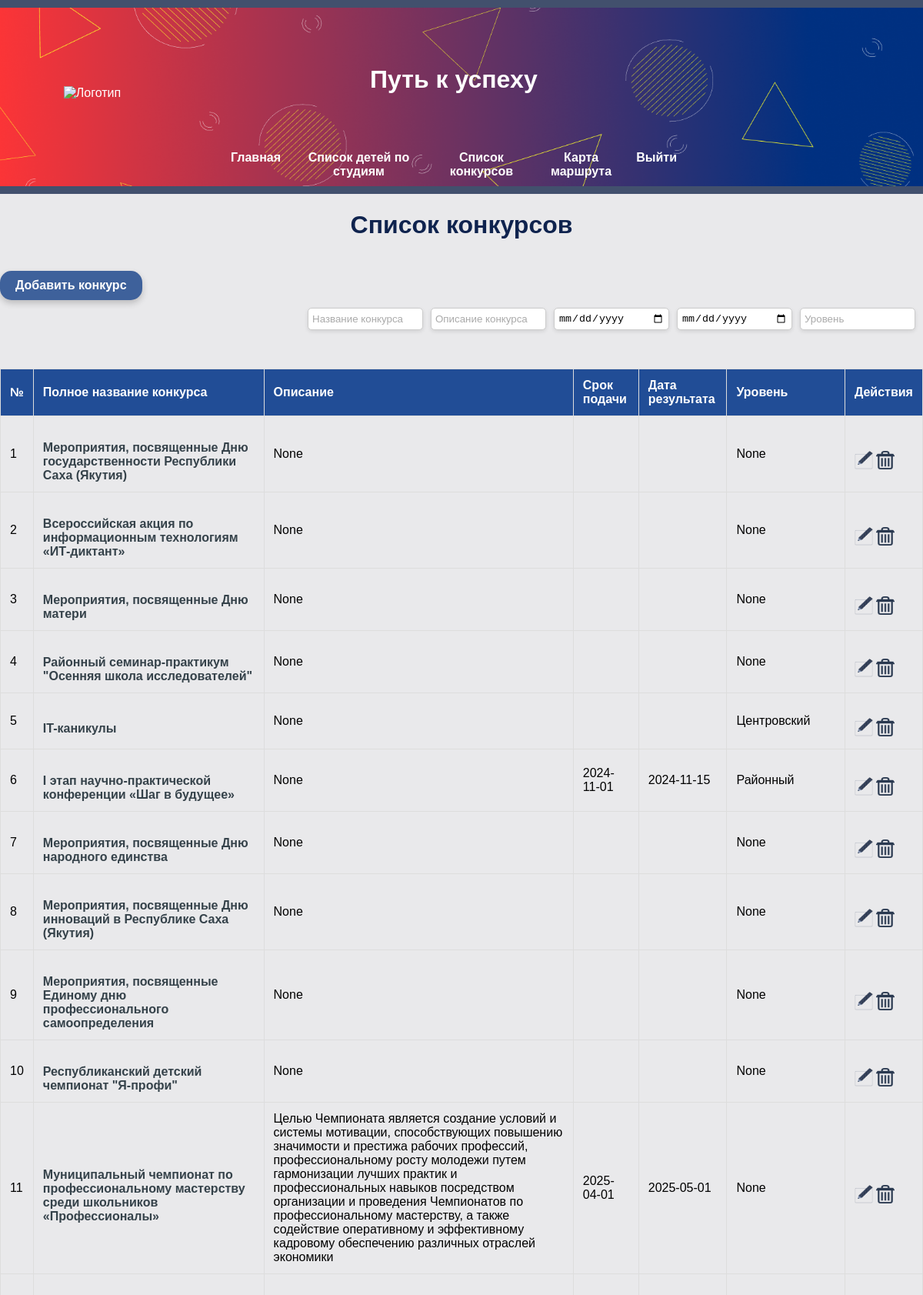
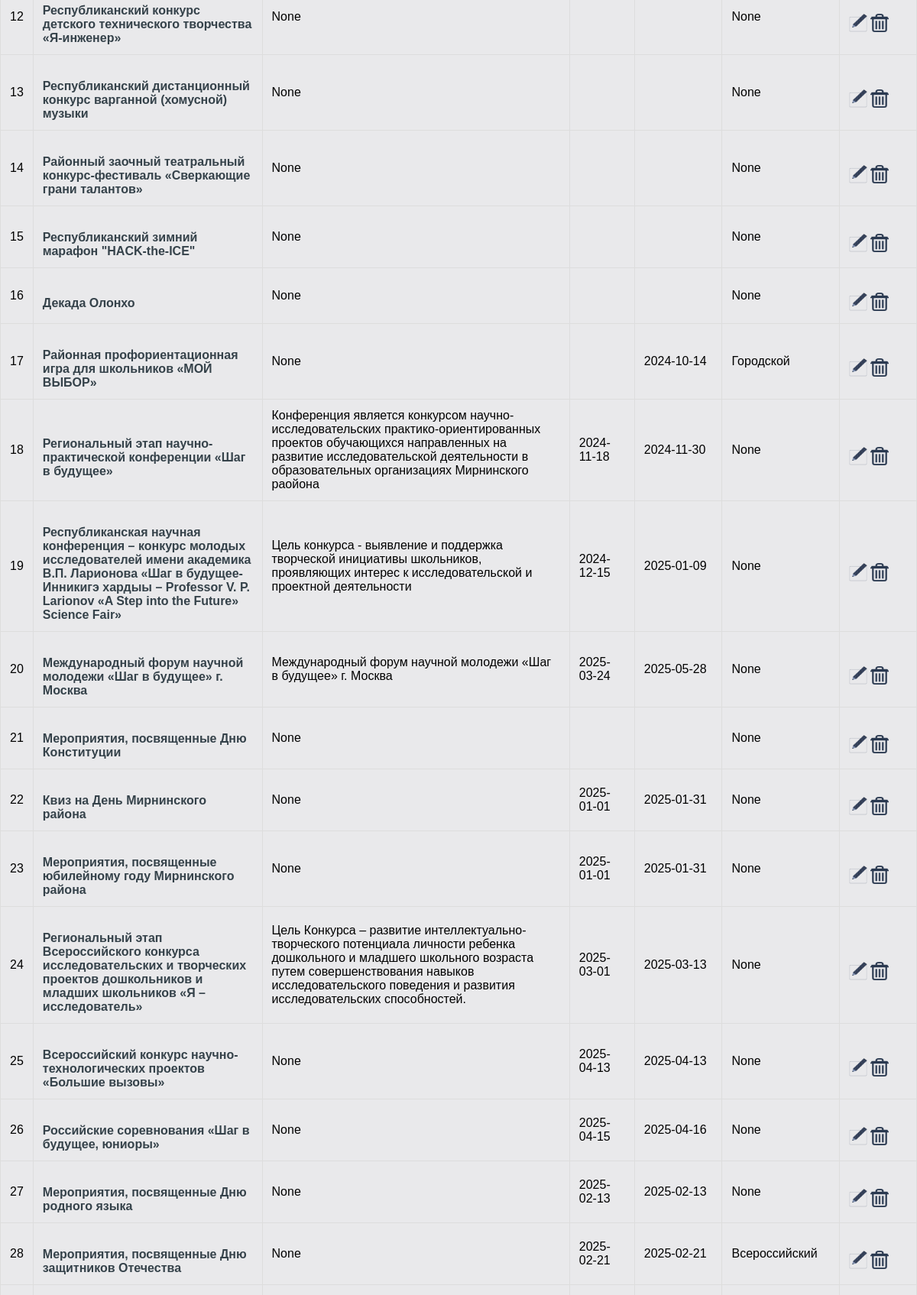
The app's page /events (upper part) with its own data (2 pictures, top to bottom).
### tables this page shows
CREATE TABLE events_table(
                    id INTEGER PRIMARY KEY AUTOINCREMENT,
                    name TEXT NOT NULL,
                    opisanie TEXT,
                    srok_podachi_date DATE,
                    result_date DATE
                    , level TEXT);

### app_29_09.py (the view)
@app.route('/events')
def events():
    db_lp = sqlite3.connect('date_source.db')
    cursor_db = db_lp.cursor()
    cursor_db.execute("SELECT * FROM events_table")
    events = cursor_db.fetchall()
    cursor_db.close()
    db_lp.close()
    return render_template('events.html', events=events)

### templates/events.html (shortened to what this page needs)
{% extends 'base.html' %}
{% block content %}
    <h1>Список конкурсов</h1>
    <a href="#" id="add-event-btn"  class="btn" data-toggle="modal" data-target="#addEventdModal">
         Добавить конкурс
    </a>
    <div class="filter-container">
        <input type="text" id="filterName" oninput="filterTable()" placeholder="Название конкурса">
        <input type="text" id="filterOpisanie" oninput="filterTable()" placeholder="Описание конкурса">
        <input type="date" id="filterDB" oninput="filterTable()" placeholder="Дата подачи заявки">
        <input type="date" id="filterDE" oninput="filterTable()" placeholder="Дата результата">
         <input type="text" id="filterLevel" oninput="filterTable()" placeholder="Уровень">
    </div>
    <table id="eventTable">
        <thead>
            <tr>
                <th>№</th>
                <th onclick="sortTable(1)">Полное название конкурса</th>
                <th onclick="sortTable(2)">Описание</th>
                <th onclick="sortTable(3)">Срок подачи</th>
                <th onclick="sortTable(4)">Дата результата</th>
                <th onclick="sortTable(5)">Уровень</th>
                <th>Действия</th>
            </tr>
        </thead>
        <tbody>
            {% for event in events %}
            <tr>
                <td>{{ loop.index }}</td>
                <td><a href="{{ url_for('spisok_in_event', event=event[0]) }}">{{ event[1] }}</a></td>
                <td>{{ event[2] }}</td>
                <td>{{ event[3] }}</td>
                <td>{{ event[4] }}</td>
                <td>{{ event[5] }}</td>
                <td>
                    <a href="{{ url_for('edit_event_inevent', id_event=event[0]) }}" class="edit-btn">
                        <img src="{{ url_for('static', filename='img/pen.png') }}" alt="Редактировать" style="width: 24px; height: 24px;">
                    </a>
                    <a href="{{ url_for('delete_event', id_event=event[0]) }}" class="delete-btn" onclick="return confirm('Вы уверены, что хотите удалить этот конкурс?');">
                        <img src="{{ url_for('static', filename='img/del.png') }}" alt="Удалить" style="width: 24px; height: 24px;">
                    </a>
                </td>
            </tr>
            {% endfor %}
        </tbody>
    </table>
    <br><br><br>
{% endblock %}

### templates/base.html (shortened to what this page needs)
   <!DOCTYPE html>
   <html lang="ru">
   <head>
       <link rel="stylesheet" href="{{ url_for('static', filename='styles.css') }}">
   </head>
   <body>
       {% include 'header.html' %}
       <div class="wrapper">
            <div class="content">
               <main>
                   {% block content %}{% endblock %}
               </main>
             </div>
       </div>
   </body>
   </html>

### templates/header.html
<header>
    <div class="header-container">
        <img src="{{ url_for('static', filename='img/Profile_banner.png') }}" alt="Баннер" class="header-banner">
        <div class="logo-container">
            <img src="{{ url_for('static', filename='img/logo.png') }}" alt="Логотип" class="logo">
        </div>
        <div class="navigator">
            <h6>Путь к успеху</h6>
            <nav>
                <a href="{{ url_for('index') }}">Главная</a>
                <a href="{{ url_for('spisok') }}">Список детей по студиям</a>
                <a href="{{ url_for('events') }}">Список конкурсов</a>
                <a href="{{ url_for('karta') }}">Карта маршрута</a>
                <a href="{{ url_for('logout') }}" class="logout-button">Выйти</a>
            </nav>
        </div>
    </div>
</header>

### static/styles.css (style rules this page uses)
html, body { margin: 0; }
.wrapper { display: grid; grid-template-rows: 1fr auto; min-height: 75vh; }
body { font-family: Arial, sans-serif; margin: 0; padding: 0; background-color: #E9E9EB; width: 100%; box-sizing: border-box; }
header { background: #42506D; color: white; padding: 10px 0; text-align: center; }
nav { margin: 10px 0; }
nav a { color: white; margin: 0 15px; text-decoration: none; }
h1 { text-align: center; color: #0F234E; }
h6 { text-align: center; font-size: 2em; }
.header-container { display: flex; width: 100%; margin: 0 auto; align-items: center; position: relative; z-index: 1; }
.header-banner { position: absolute; top: 0; left: 0; width: 100%; height: 100%; object-fit: cover; z-index: -1; }
.logo-container { text-align: center; width: 20%; margin-bottom: 10px; margin-right: 50px; }
.logo { max-width: 150px; height: auto; }
.navigator { width: 50%; text-align: center; }
.navigator nav { display: flex; justify-content: center; }
.navigator nav a { margin: 0 10px; }
table { width: 100%; border-collapse: collapse; margin: 20px 0; }
table, th, td { border: 1px solid #ddd; }
th, td { padding: 12px; text-align: left; }
th { background-color: #214D96; color: white; }
select, input[type="date"], input[type="text"], input[type="file"] { width: 100%; padding: 10px; margin-bottom: 20px; border: 1px solid #ccc; border-radius: 4px; box-sizing: border-box; }
a { display: inline-block; margin-top: 20px; text-decoration: none; color: #35424a; font-weight: bold; }
.btn { display: inline-block; padding: 10px 20px; background-color: #3E619B; color: white; text-decoration: none; border-radius: 15px; transition: background-color 0.3s; box-shadow: 0 4px 8px rgba(0, 0, 0, 0.2); }
.filter-container { display: flex; justify-content: flex-end; gap: 10px; padding: 10px; }
.filter-container input { width: 150px; padding: 5px; border: 1px solid #ccc; border-radius: 5px; box-shadow: 0 2px 5px rgba(0, 0, 0, 0.1); }
.filter-container input::placeholder { color: #aaa; }

### records on screen
events_table: name "Мероприятия, посвященные Дню государственности Республики Саха (Якутия)", event "None"
events_table: name "Всероссийская акция по информационным технологиям «ИТ-диктант»", event "None"
events_table: name "Мероприятия, посвященные Дню матери", event "None"
events_table: name "Районный семинар-практикум \"Осенняя школа исследователей\"", event "None"
events_table: name "IT-каникулы", opisanie "None", level "Центровский"
events_table: name "I этап научно-практической конференции «Шаг в будущее»", opisanie "None", srok_podachi_date "2024-11-01", result_date "2024-11-15", level "Районный"
events_table: name "Мероприятия, посвященные Дню народного единства", event "None"
events_table: name "Мероприятия, посвященные Дню инноваций в Республике Саха (Якутия)", event "None"
events_table: name "Мероприятия, посвященные Единому дню профессионального самоопределения", event "None"
events_table: name "Республиканский детский чемпионат \"Я-профи\"", event "None"
events_table: name "Муниципальный чемпионат по профессиональному мастерству среди школьников «Профессионалы»", opisanie "Целью Чемпионата является создание условий и системы мотивации, способствующих повышению значимости и престижа рабочих профессий, профессиональному росту молодежи путем гармонизации лучших практик и профессиональных навыков посредством организации и проведения Чемпионатов по профессиональному мастерству, а также содействие оперативному и эффективному кадровому обеспечению различных отраслей экономики", srok_podachi_date "2025-04-01", result_date "2025-05-01", event "None"
events_table: name "Республиканский конкурс детского технического творчества «Я-инженер»", event "None"
events_table: name "Республиканский дистанционный конкурс варганной (хомусной) музыки", event "None"
events_table: name "Районный заочный театральный конкурс-фестиваль «Сверкающие грани талантов»", event "None"
events_table: name "Республиканский зимний марафон \"HACK-the-ICE\"", event "None"
events_table: name "Декада Олонхо", event "None"
events_table: name "Районная профориентационная игра для школьников «МОЙ ВЫБОР»", opisanie "None", result_date "2024-10-14", level "Городской"
events_table: name "Региональный этап научно-практической конференции «Шаг в будущее»", opisanie "Конференция является конкурсом научно-исследовательских практико-ориентированных проектов обучающихся направленных на развитие исследовательской деятельности в образовательных организациях Мирнинского раойона", srok_podachi_date "2024-11-18", result_date "2024-11-30", event "None"
events_table: name "Республиканская научная конференция – конкурс молодых исследователей имени академика В.П. Ларионова «Шаг в будущее-Инникигэ хардыы – Professor V. P. Larionov «A Step into the Future» Science Fair»", opisanie "Цель конкурса - выявление и поддержка творческой инициативы школьников, проявляющих интерес к исследовательской и проектной деятельности", srok_podachi_date "2024-12-15", result_date "2025-01-09", event "None"
events_table: name "Международный форум научной молодежи «Шаг в будущее» г. Москва", opisanie "Международный форум научной молодежи «Шаг в будущее» г. Москва", srok_podachi_date "2025-03-24", result_date "2025-05-28", event "None"
events_table: name "Мероприятия, посвященные Дню Конституции", event "None"
events_table: name "Квиз на День Мирнинского района", opisanie "None", srok_podachi_date "2025-01-01", result_date "2025-01-31"
events_table: name "Мероприятия, посвященные юбилейному году Мирнинского района", opisanie "None", srok_podachi_date "2025-01-01", result_date "2025-01-31"
events_table: name "Региональный этап Всероссийского конкурса исследовательских и творческих проектов дошкольников и младших школьников «Я – исследователь»", opisanie "Цель Конкурса – развитие интеллектуально-творческого потенциала личности ребенка дошкольного и младшего школьного возраста путем совершенствования навыков исследовательского поведения и развития исследовательских способностей.", srok_podachi_date "2025-03-01", result_date "2025-03-13", event "None"
events_table: name "Всероссийский конкурс научно-технологических проектов «Большие вызовы»", opisanie "None", srok_podachi_date "2025-04-13", result_date "2025-04-13"
events_table: name "Российские соревнования «Шаг в будущее, юниоры»", opisanie "None", srok_podachi_date "2025-04-15", result_date "2025-04-16"
events_table: name "Мероприятия, посвященные Дню родного языка", opisanie "None", srok_podachi_date "2025-02-13", result_date "2025-02-13"
events_table: name "Мероприятия, посвященные Дню защитников Отечества", opisanie "None", srok_podachi_date "2025-02-21", result_date "2025-02-21", level "Всероссийский"
